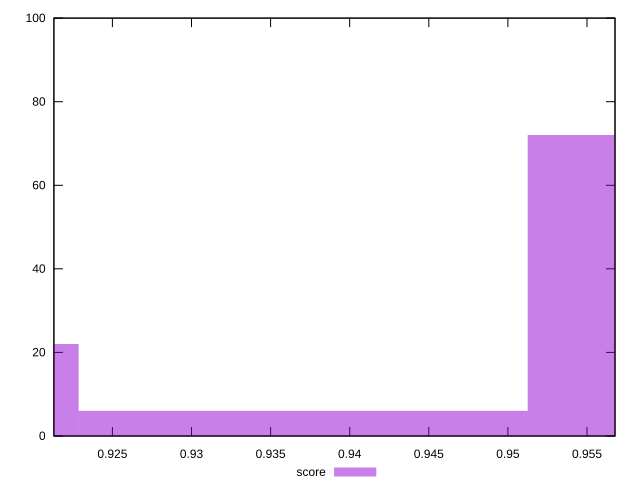

Reproduce this figure in gnuplot.
reset
set terminal svg size 640, 490 enhanced background rgb 'white'
set output "reprap/first-contentful-paint/samples/pages+cached/score/histogram.svg"

$score <<EOF
0.9477688232570497 78
0.913919936712155 22
EOF

set key outside below
set boxwidth 0.03384888654489463
set yrange [0:100]
set style fill transparent solid 0.5 noborder

plot \
  $score title "score" with boxes, \


reset
